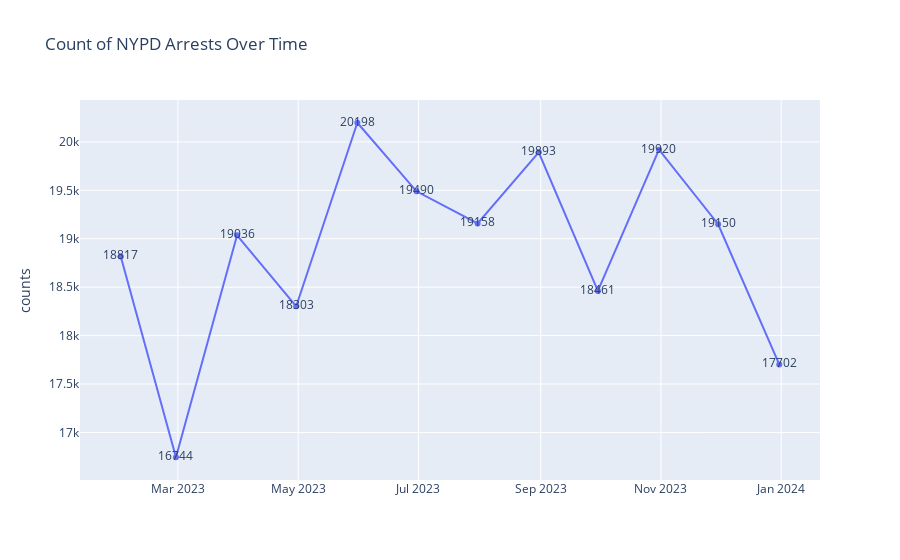

The notebook cell saved with this chart:
### Code cell
# Plot
fig = px.line(counts_arrest_month, 
              x = 'ARREST_DATE', 
              y = 'counts', 
              text='counts', 
              title = 'Count of NYPD Arrests Over Time')
fig.update_layout( 
    xaxis_title="")

fig.show()

### Figure 1 — Plotly figure (JSON) as saved in the notebook; plotly's stock layout.template omitted (floating-point values rounded to 4 significant figures)
{"data": [{"hovertemplate": "ARREST_DATE=%{x}<br>counts=%{text}<extra></extra>", "legendgroup": "", "line": {"color": "#636efa", "dash": "solid"}, "marker": {"symbol": "circle"}, "mode": "lines+markers+text", "name": "", "orientation": "v", "showlegend": false, "text": [18817, 16744, 19036, 18303, 20198, 19490, 19158, 19893, 18461, 19920, 19150, 17702], "type": "scatter", "x": ["2023-01-31T00:00:00", "2023-02-28T00:00:00", "2023-03-31T00:00:00", "2023-04-30T00:00:00", "2023-05-31T00:00:00", "2023-06-30T00:00:00", "2023-07-31T00:00:00", "2023-08-31T00:00:00", "2023-09-30T00:00:00", "2023-10-31T00:00:00", "2023-11-30T00:00:00", "2023-12-31T00:00:00"], "xaxis": "x", "y": [18817, 16744, 19036, 18303, 20198, 19490, 19158, 19893, 18461, 19920, 19150, 17702], "yaxis": "y"}], "layout": {"autosize": true, "legend": {"tracegroupgap": 0}, "title": {"text": "Count of NYPD Arrests Over Time"}, "xaxis": {"anchor": "y", "autorange": true, "domain": [0, 1], "range": ["2023-01-10 15:59:37.9226", "2024-01-20 08:00:22.0774"], "title": {"text": ""}, "type": "date"}, "yaxis": {"anchor": "x", "autorange": true, "domain": [0, 1], "range": [16460.0, 20480.0], "title": {"text": "counts"}, "type": "linear"}}}
